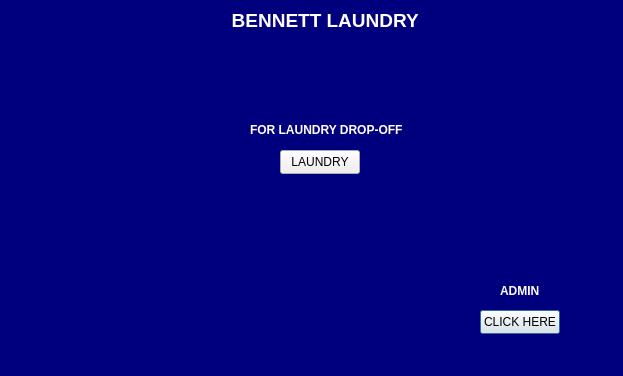
<?xml version="1.0" encoding="UTF-8"?>
<ui version="4.0">
 <class>LaundryHomePage</class>
 <widget class="QDialog" name="LaundryHomePage">
  <property name="windowModality">
   <enum>Qt::WindowModal</enum>
  </property>
  <property name="geometry">
   <rect>
    <x>0</x>
    <y>0</y>
    <width>623</width>
    <height>376</height>
   </rect>
  </property>
  <property name="windowTitle">
   <string>Dialog</string>
  </property>
  <widget class="QLabel" name="label">
   <property name="geometry">
    <rect>
     <x>0</x>
     <y>0</y>
     <width>841</width>
     <height>41</height>
    </rect>
   </property>
   <property name="font">
    <font>
     <pointsize>14</pointsize>
     <bold>true</bold>
    </font>
   </property>
   <property name="styleSheet">
    <string notr="true">color: rgb(255, 255, 255);
background-color: rgb(0, 0, 127);</string>
   </property>
   <property name="text">
    <string>                                            BENNETT LAUNDRY</string>
   </property>
  </widget>
  <widget class="QLabel" name="label_2">
   <property name="geometry">
    <rect>
     <x>0</x>
     <y>40</y>
     <width>841</width>
     <height>441</height>
    </rect>
   </property>
   <property name="styleSheet">
    <string notr="true">background-color: rgb(0, 0, 127);</string>
   </property>
   <property name="text">
    <string/>
   </property>
  </widget>
  <widget class="QLabel" name="label_3">
   <property name="geometry">
    <rect>
     <x>500</x>
     <y>280</y>
     <width>51</width>
     <height>21</height>
    </rect>
   </property>
   <property name="font">
    <font>
     <bold>true</bold>
    </font>
   </property>
   <property name="styleSheet">
    <string notr="true">color: rgb(255, 255, 255);</string>
   </property>
   <property name="text">
    <string>ADMIN</string>
   </property>
  </widget>
  <widget class="QPushButton" name="pushButton">
   <property name="geometry">
    <rect>
     <x>480</x>
     <y>310</y>
     <width>80</width>
     <height>24</height>
    </rect>
   </property>
   <property name="text">
    <string>CLICK HERE</string>
   </property>
  </widget>
  <widget class="QPushButton" name="pushButton_2">
   <property name="geometry">
    <rect>
     <x>280</x>
     <y>150</y>
     <width>80</width>
     <height>24</height>
    </rect>
   </property>
   <property name="text">
    <string>LAUNDRY</string>
   </property>
  </widget>
  <widget class="QLabel" name="label_4">
   <property name="geometry">
    <rect>
     <x>250</x>
     <y>120</y>
     <width>181</width>
     <height>20</height>
    </rect>
   </property>
   <property name="font">
    <font>
     <bold>true</bold>
    </font>
   </property>
   <property name="styleSheet">
    <string notr="true">background-color: rgb(255, 255, 255);
background-color: rgb(0, 0, 127);
color: rgb(255, 255, 255);</string>
   </property>
   <property name="text">
    <string>FOR LAUNDRY DROP-OFF</string>
   </property>
  </widget>
 </widget>
 <resources/>
 <connections/>
</ui>
